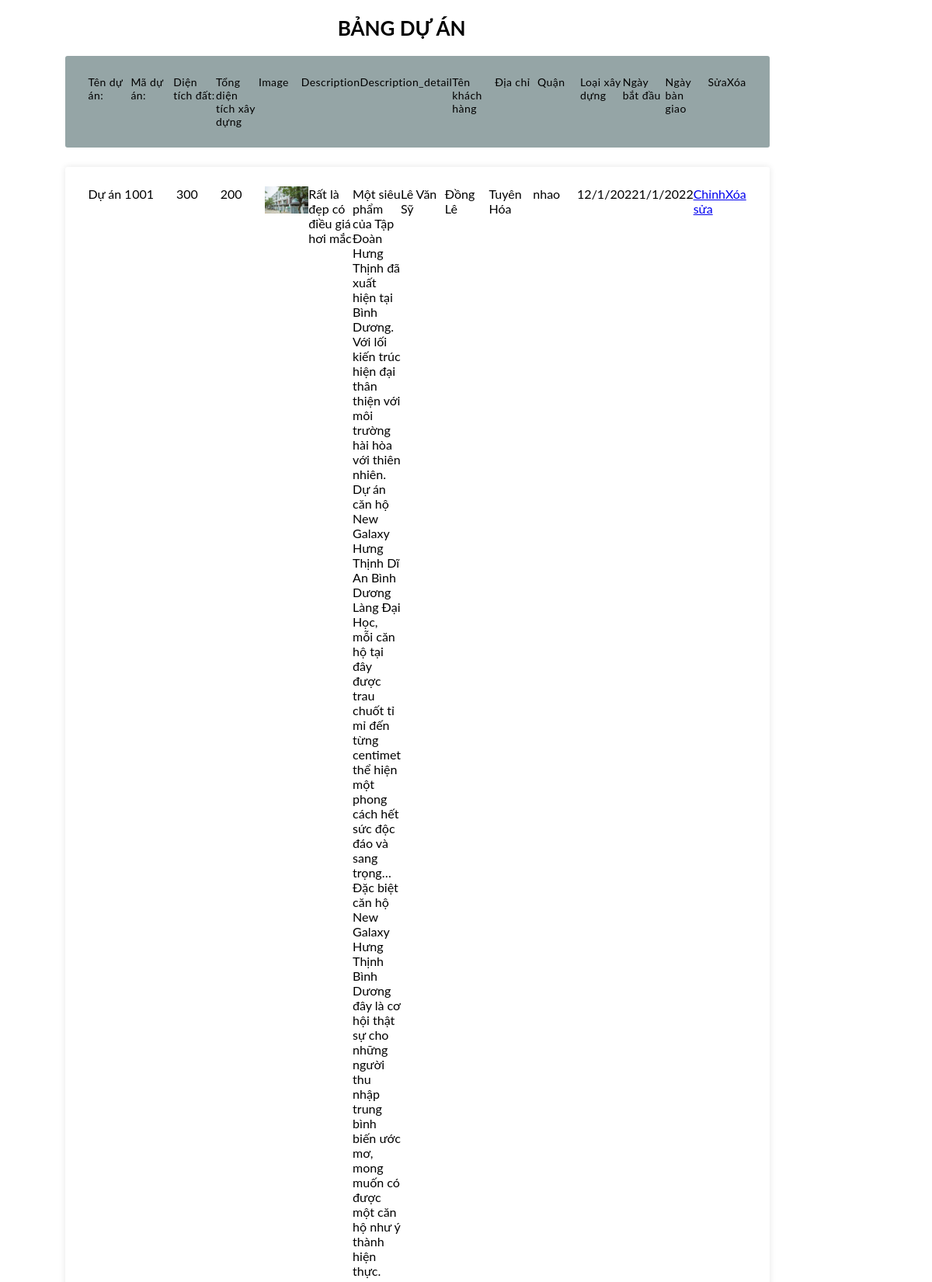
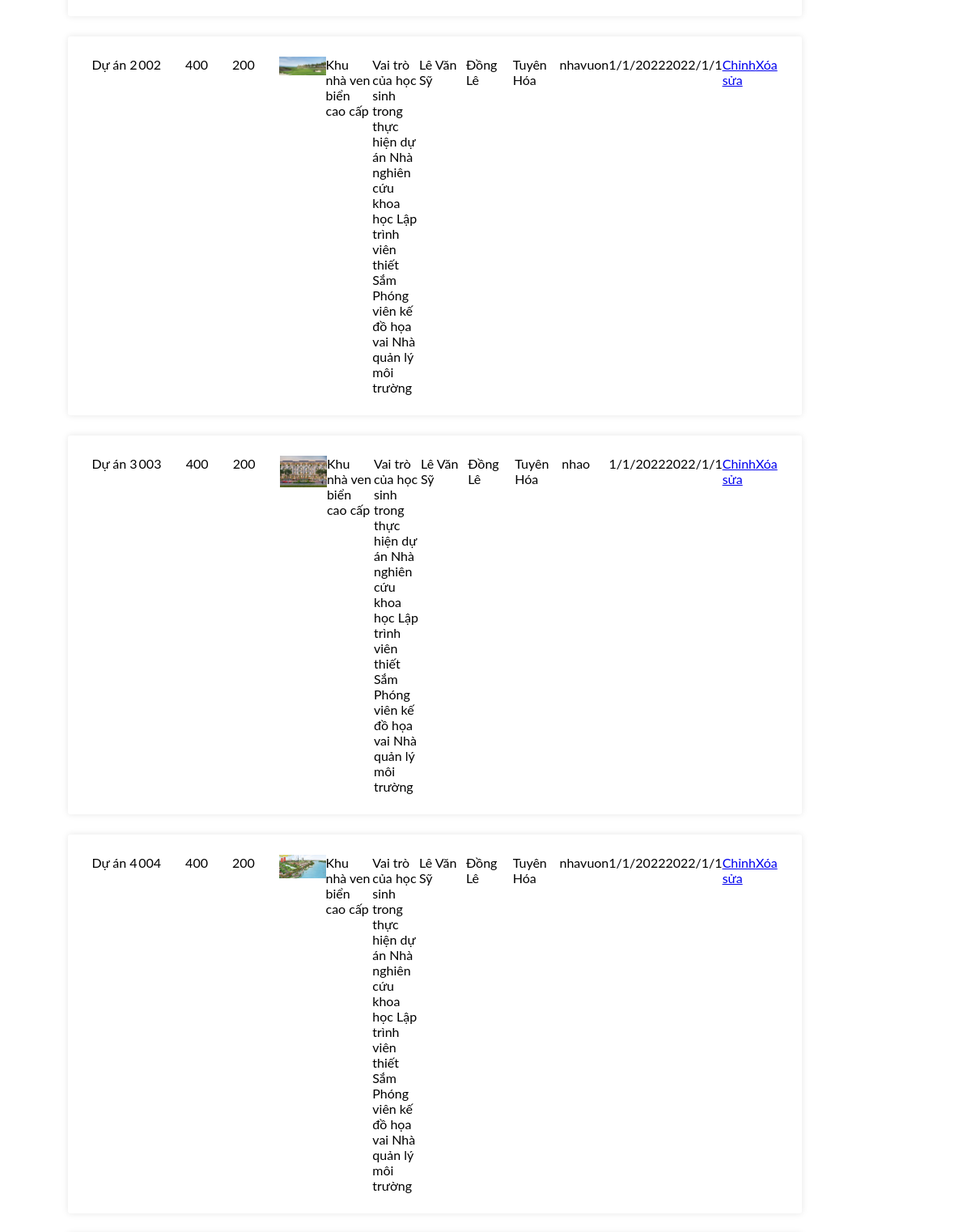
/Admin/project/project.php (upper part), run on the app's committed database (2 pictures, top to bottom).
### tables this page shows
CREATE TABLE `project` (
  `id_project` int(11) NOT NULL,
  `name_project` varchar(200) NOT NULL,
  `project_code` varchar(25) NOT NULL,
  `land_area` double NOT NULL,
  `total_cons_area` double NOT NULL,
  `name_cus` varchar(50) NOT NULL,
  `cus_num` varchar(20) NOT NULL,
  `cus_ID` varchar(20) NOT NULL,
  `address` varchar(100) NOT NULL,
  `district` varchar(50) NOT NULL,
  `construc_type` varchar(50) NOT NULL,
  `start` varchar(100) NOT NULL,
  `delivery` varchar(100) NOT NULL,
  `img` varchar(1000) NOT NULL,
  `Description` varchar(1100) NOT NULL,
  `Description_detail` varchar(1000) NOT NULL,
  `outstanding` varchar(100) NOT NULL
);

### Admin/dph.php (called while the page is built, shortened)
<?php
class dph
{
    public $__conn;
    function connect()
    {
        if (!$this->__conn){
            $this->__conn = mysqli_connect('localhost','root','','constractor_building') or die ('Lỗi kết nối');
            mysqli_query($this->__conn, "SET character_set_results = 'utf8', character_set_client = 'utf8', character_set_database = 'utf8', character_set_server = 'utf8'");
        }
    }
    function get_list($sql)
    {
        $result = mysqli_query($this->__conn, $sql);
        $return = array();
        while ($row = mysqli_fetch_assoc($result)){
            $return[] = $row;
        }
        return $return;
    }
}
?>

### Admin/project/project.php (the view, shortened to what this page needs)
<?php
include("../dph.php")?>
<link rel="stylesheet" href="./CSS/project.css">
<div class="container">
  <h2>BẢNG DỰ ÁN</h2>
  <ul class="responsive-table">
    <li class="table-header">
      <div class="col col-2">Tên dự án:</div>
      <div class="col col-2">Mã dự án:</div>
      <div class="col col-2">Diện tích đất:</div>
      <div class="col col-2">Tổng diện tích xây dựng</div>
      <div class="col col-2">Image</div>
      <div class="col col-2">Description</div>
      <div class="col col-2">Description_detail</div>
      <div class="col col-2">Tên khách hàng</div>
      <div class="col col-2">Địa chỉ</div>
      <div class="col col-2">Quận</div>
      <div class="col col-2">Loại xây dựng</div>
      <div class="col col-2">Ngày bắt đầu</div>
      <div class="col col-2">Ngày bàn giao</div>
      <div class="col col-1">Sửa</div>
      <div class="col col-1">Xóa </div>
    </li>
    <?php
        $database = new dph();
        $row = $database -> get_list('select * from project;')?>
        <?php foreach($row as $value):?>
          <li class="table-row">
          <div class="col col-2"><?php echo $value['name_project'] ?></div>
          <div class="col col-2"><?php echo $value['project_code'] ?></div>
          <div class="col col-2"><?php echo $value['land_area'] ?></div>
          <div class="col col-2"><?php echo $value['total_cons_area'] ?></div>
          <div class="col col-2"><img width="100%" src="../img/<?php echo $value['img'] ?>" alt=""></div>
          <div class="col col-2"><?php echo $value['Description'] ?></div>
          <div class="col col-2"><?php echo $value['Description_detail'] ?></div>
          <div class="col col-2"><?php echo $value['name_cus'] ?></div>
          <div class="col col-2"><?php echo $value['address'] ?></div>
          <div class="col col-2"><?php echo $value['district'] ?></div>
          <div class="col col-2"><?php echo $value['construc_type'] ?></div>
          <div class="col col-2"><?php echo $value['start'] ?></div>
          <div class="col col-2"><?php echo $value['delivery'] ?></div>
          <div class="col col-1"><a href="./update.php?id=<?php echo $value['id_project']?>">Chỉnh sửa</a></div>
          <div class="col col-1"><a href="./delete.php?id=<?php echo $value['id_project']?>">Xóa</a></div>
        </li>
        <?php endforeach ?>
  </ul>
</div>

### Admin/project/CSS/project.css (style rules this page uses)
.container { max-width: 80%; margin-left: 3%; }
h2 { font-size: 26px; margin: 20px 0; text-align: center; }
.responsive-table li { border-radius: 3px; padding: 25px 30px; display: -webkit-box; display: -ms-flexbox; display: flex; -webkit-box-pack: justify; -ms-flex-pack: justify; justify-content: space-between; margin-bottom: 25px; }
.responsive-table .table-header { background-color: #95A5A6; font-size: 14px; letter-spacing: 0.03em; }
.responsive-table .table-row { background-color: #ffffff; -webkit-box-shadow: 0px 0px 9px 0px rgba(0, 0, 0, 0.1); box-shadow: 0px 0px 9px 0px rgba(0, 0, 0, 0.1); }
.responsive-table .col-1 { -ms-flex-preferred-size: 10%; flex-basis: 10%; }
.responsive-table .col-2 { -ms-flex-preferred-size: 40%; flex-basis: 40%; }

### data on the page
project: name_project "Dự án 1", project_code "001", land_area "300", total_cons_area "200", img (picture), Description "Rất là đẹp có điều giá hơi mắc", Description_detail "Một siêu phẩm của Tập Đoàn Hưng Thịnh đã xuất hiện tại Bình Dương. Với lối kiến trúc hiện đại thân thiện với môi trường hài hòa với thiên nhiên. Dự án căn hộ New Galaxy Hưng Thịnh Dĩ An Bình Dương Làng Đại Học, mỗi căn hộ tại đây được trau chuốt tỉ mỉ đến từng centimet thể hiện một phong cách hết sức độc đáo và sang trọng… Đặc biệt căn hộ New Galaxy Hưng Thịnh Bình Dương đây là cơ hội thật sự cho những người thu nhập trung bình biến ước mơ, mong muốn có được một căn hộ như ý thành hiện thực.", name_cus "Lê Văn Sỹ", address "Đồng Lê", district "Tuyên Hóa", construc_type "nhao", start "12/1/2022", delivery "1/1/2022"
project: name_project "Dự án 2", project_code "002", land_area "400", total_cons_area "200", img (picture), Description "Khu nhà ven biển cao cấp", Description_detail "Vai trò của học sinh trong thực hiện dự án Nhà nghiên cứu khoa học Lập trình viên thiết Sắm Phóng viên kế đồ họa vai Nhà quản lý môi trường", name_cus "Lê Văn Sỹ", address "Đồng Lê", district "Tuyên Hóa", construc_type "nhavuon", start "1/1/2022", delivery "2022/1/1"
project: name_project "Dự án 3", project_code "003", land_area "400", total_cons_area "200", img (picture), Description "Khu nhà ven biển cao cấp", Description_detail "Vai trò của học sinh trong thực hiện dự án Nhà nghiên cứu khoa học Lập trình viên thiết Sắm Phóng viên kế đồ họa vai Nhà quản lý môi trường", name_cus "Lê Văn Sỹ", address "Đồng Lê", district "Tuyên Hóa", construc_type "nhao", start "1/1/2022", delivery "2022/1/1"
project: name_project "Dự án 4", project_code "004", land_area "400", total_cons_area "200", img (picture), Description "Khu nhà ven biển cao cấp", Description_detail "Vai trò của học sinh trong thực hiện dự án Nhà nghiên cứu khoa học Lập trình viên thiết Sắm Phóng viên kế đồ họa vai Nhà quản lý môi trường", name_cus "Lê Văn Sỹ", address "Đồng Lê", district "Tuyên Hóa", construc_type "nhavuon", start "1/1/2022", delivery "2022/1/1"
